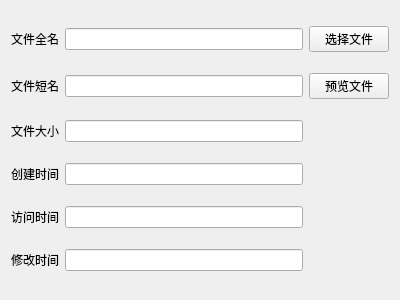
<?xml version="1.0" encoding="UTF-8"?>
<ui version="4.0">
 <class>FileAttrWidget</class>
 <widget class="QWidget" name="FileAttrWidget">
  <property name="geometry">
   <rect>
    <x>0</x>
    <y>0</y>
    <width>400</width>
    <height>300</height>
   </rect>
  </property>
  <property name="windowTitle">
   <string>FileAttrWidget</string>
  </property>
  <layout class="QGridLayout" name="gridLayout">
   <item row="0" column="0">
    <widget class="QLabel" name="label">
     <property name="text">
      <string>文件全名</string>
     </property>
    </widget>
   </item>
   <item row="0" column="1">
    <widget class="QLineEdit" name="lineEditFullName"/>
   </item>
   <item row="0" column="2">
    <widget class="QPushButton" name="pushButtonSelectFile">
     <property name="text">
      <string>选择文件</string>
     </property>
    </widget>
   </item>
   <item row="1" column="0">
    <widget class="QLabel" name="label_2">
     <property name="text">
      <string>文件短名</string>
     </property>
    </widget>
   </item>
   <item row="1" column="1">
    <widget class="QLineEdit" name="lineEditShortName"/>
   </item>
   <item row="1" column="2">
    <widget class="QPushButton" name="pushButtonPreview">
     <property name="text">
      <string>预览文件</string>
     </property>
    </widget>
   </item>
   <item row="2" column="0">
    <widget class="QLabel" name="label_3">
     <property name="text">
      <string>文件大小</string>
     </property>
    </widget>
   </item>
   <item row="2" column="1">
    <widget class="QLineEdit" name="lineEditFileSize"/>
   </item>
   <item row="3" column="0">
    <widget class="QLabel" name="label_4">
     <property name="text">
      <string>创建时间</string>
     </property>
    </widget>
   </item>
   <item row="3" column="1">
    <widget class="QLineEdit" name="lineEditTimeCreated"/>
   </item>
   <item row="4" column="0">
    <widget class="QLabel" name="label_5">
     <property name="text">
      <string>访问时间</string>
     </property>
    </widget>
   </item>
   <item row="4" column="1">
    <widget class="QLineEdit" name="lineEditTimeRead"/>
   </item>
   <item row="5" column="0">
    <widget class="QLabel" name="label_6">
     <property name="text">
      <string>修改时间</string>
     </property>
    </widget>
   </item>
   <item row="5" column="1">
    <widget class="QLineEdit" name="lineEditTimeModified"/>
   </item>
  </layout>
 </widget>
 <layoutdefault spacing="6" margin="11"/>
 <resources/>
 <connections/>
</ui>
